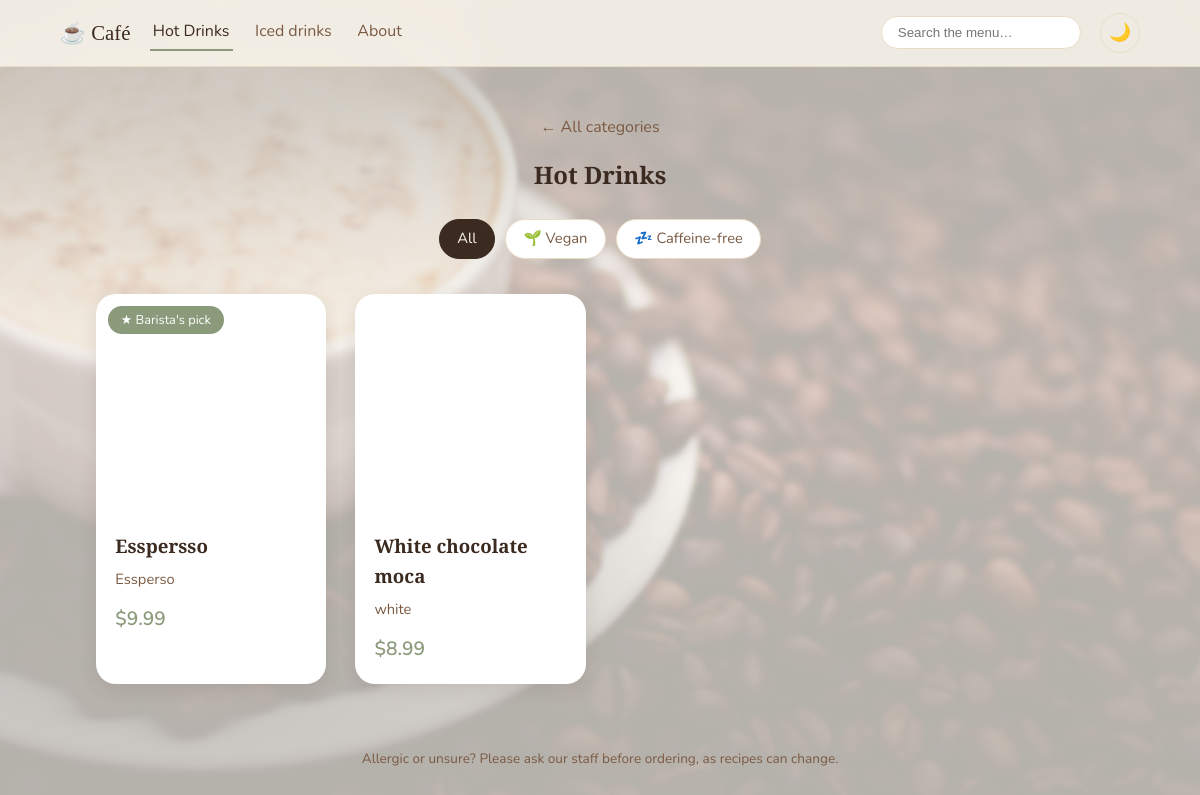
Before: /coffee/hot-drinks/ with the older database file.
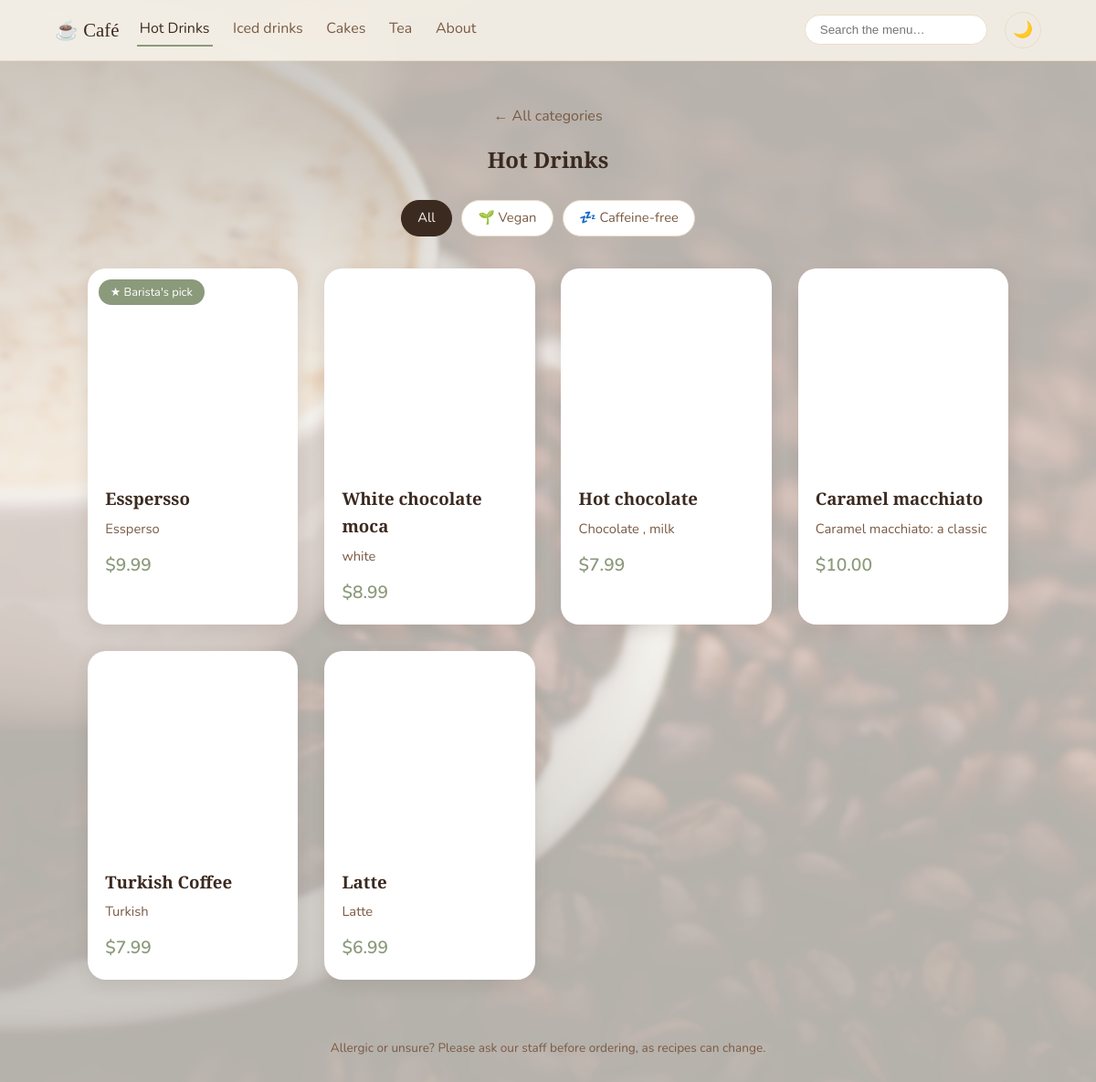
After: the same page with the newer database file.
### coffee/models.py (models this page shows, shortened)
class Category(models.Model):
    name = models.CharField(max_length=60)
    slug = models.SlugField(unique=True)
    description = models.CharField(max_length=140, blank=True)
    image = models.ImageField(upload_to="categories/")
    order = models.PositiveIntegerField(default=0)
    class Meta:
        ordering = ["order"]
        verbose_name_plural = "categories"
    def get_absolute_url(self):
        return reverse("category_detail", args=[self.slug])

class Product(models.Model):
    BADGES = [("", "None"), ("new", "New"), ("popular", "Popular"), ("seasonal", "Seasonal")]
    category = models.ForeignKey(Category, related_name="products", on_delete=models.CASCADE)
    name = models.CharField(max_length=100)
    ingredients = models.TextField(help_text="e.g. Espresso, steamed milk, foam")
    image = models.ImageField(upload_to="products/")
    price = models.DecimalField("Price (medium)", max_digits=6, decimal_places=2,
                                help_text="The regular price. For items without sizes, like cakes, this is the only price.")
    price_large = models.DecimalField("Price (large)", max_digits=6, decimal_places=2,
                                      null=True, blank=True,
                                      help_text="Leave empty if the item has no sizes")
    available = models.BooleanField(default=True, help_text="Untick when sold out; it will show greyed out")
    badge = models.CharField(max_length=10, choices=BADGES, blank=True)
    is_vegan = models.BooleanField("Vegan", default=False)
    is_caffeine_free = models.BooleanField("Caffeine-free", default=False)
    has_nuts = models.BooleanField("Contains nuts", default=False)
    has_dairy = models.BooleanField("Contains dairy", default=False)

### coffee/views.py (the view)
# urls.py: path("coffee/<slug:slug>/", views.category_detail, name="category_detail"),
def category_detail(request, slug):
    category = get_object_or_404(Category, slug=slug)
    products = category.products.all()
    active_diet = request.GET.get("diet")
    if active_diet in DIET_FILTERS:
        products = products.filter(**DIET_FILTERS[active_diet])
    else:
        active_diet = None
    products = products.order_by("-available", "id")      # sold-out items sink to the bottom
    pick, _ = todays_pick()
    return render(request, "coffee/category_detail.html", {
        "category": category,
        "products": products,
        "pick_id": pick.id if pick else None,
        "active_diet": active_diet,
    })

### coffee/context_processors.py (called while the page is built)
def nav_categories(request):
    return {"nav_categories": Category.objects.all()}

### coffee/views.py (called while the page is built)
def todays_pick():
    today = timezone.localdate()
    pick = DailyPick.objects.filter(date=today).select_related("product__category").first()
    if pick:
        return pick.product, pick.note
    products = list(Product.objects.filter(available=True)
                    .select_related("category").order_by("id"))
    if products:                       # fallback: rotate by date
        return products[today.toordinal() % len(products)], ""
    return None, ""

### coffee/templates/coffee/category_detail.html (shortened to what this page needs)
{% extends "coffee/base.html" %}
{% block content %}
<header class="page-header">
  <a class="back" href="{% url 'categories' %}">← All categories</a>
  <h2>{{ category.name }}</h2>
</header>
<div class="filters">
  <a class="chip-filter {% if not active_diet %}active{% endif %}" href="{% url 'category_detail' category.slug %}">All</a>
  <a class="chip-filter {% if active_diet == 'vegan' %}active{% endif %}" href="?diet=vegan">🌱 Vegan</a>
  <a class="chip-filter {% if active_diet == 'caffeine_free' %}active{% endif %}" href="?diet=caffeine_free">💤 Caffeine-free</a>
</div>
<div class="grid products">
  {% for p in products %}
    {% include "coffee/_product_card.html" %}
  {% empty %}
  <p class="empty">{% if active_diet %}Nothing matches this filter in {{ category.name }}.{% else %}Nothing here yet, check back soon.{% endif %}</p>
  {% endfor %}
</div>
<p class="allergy-note">Allergic or unsure? Please ask our staff before ordering, as recipes can change.</p>
{% endblock %}

### coffee/templates/coffee/base.html (shortened to what this page needs)
{% load static %}
<!DOCTYPE html>
<html lang="en">
<head>
  <link rel="stylesheet" href="{% static 'css/style.css' %}">
</head>
<body>
  {% if request.resolver_match.url_name != "welcome" %}
  <nav class="navbar">
    <a class="brand" href="{% url 'welcome' %}">☕ Café</a>
    <div class="nav-links">
      {% for c in nav_categories %}
      <a href="{% url 'category_detail' c.slug %}"
         class="{% if request.path == c.get_absolute_url %}active{% endif %}">{{ c.name }}</a>
      {% endfor %}
      <a href="{% url 'about' %}" class="{% if request.resolver_match.url_name == 'about' %}active{% endif %}">About</a>
    </div>
    <form class="search" action="{% url 'search' %}" method="get">
      <input type="search" name="q" placeholder="Search the menu…" value="{{ query|default:'' }}">
    </form>
    <button id="theme-toggle" aria-label="Toggle evening mode">🌙</button>
  </nav>
  {% else %}
  <button id="theme-toggle" class="floating" aria-label="Toggle evening mode">🌙</button>
  {% endif %}
  {% block content %}{% endblock %}
</body>
</html>

### coffee/templates/coffee/_product_card.html (shortened to what this page needs)
<article class="product-card {% if not p.available %}sold-out{% endif %}">
  {% if p.id == pick_id %}<span class="ribbon">★ Barista's pick</span>{% endif %}
  <div class="img-wrap">
    <img src="{{ p.image.url }}" alt="{{ p.name }}" loading="lazy" decoding="async">
  </div>
  <div class="info">
    <h3>{{ p.name }}</h3>
    <p class="ingredients">{{ p.ingredients }}</p>
    {% include "coffee/_prices.html" %}
  </div>
</article>

### coffee/templates/coffee/_prices.html
<div class="prices">
  {% if p.price_large %}
    <span class="size"><small>Medium</small>${{ p.price }}</span>
    <span class="size"><small>Large</small>${{ p.price_large }}</span>
  {% else %}
    <span class="price">${{ p.price }}</span>
  {% endif %}
</div>

### coffee/static/css/style.css (style rules this page uses)
:root { --cream: #faf5ec; --latte: #e9dcc7; --espresso: #3b2a20; --mocha: #7a5a43; --sage: #8a9a7b; --card: #ffffff; }
body { transition: background .4s, color .4s; }
.product-card { background: var(--card); }
.navbar { position: sticky; top: 0; z-index: 100; display: flex; align-items: center; gap: 1.2rem; padding: .8rem 5%; background: color-mix(in srgb, var(--cream) 85%, transparent); backdrop-filter: blur(10px); border-bottom: 1px solid var(--latte); }
.brand { font-family: "Playfair Display", serif; font-size: 1.3rem; }
.nav-links { display: flex; gap: 1.2rem; flex: 1; overflow-x: auto; white-space: nowrap; }
.nav-links a { padding: .3rem .2rem; border-bottom: 2px solid transparent; color: var(--mocha); }
.nav-links a:hover, .nav-links a.active { color: var(--espresso); border-color: var(--sage); }
.search input { padding: .5rem 1rem; border-radius: 999px; border: 1px solid var(--latte); background: var(--card); color: var(--espresso); width: 200px; transition: width .3s, box-shadow .3s; }
#theme-toggle { background: none; border: 1px solid var(--latte); border-radius: 50%; width: 40px; height: 40px; cursor: pointer; font-size: 1.1rem; }
* { box-sizing: border-box; margin: 0; padding: 0; }
body { font-family: "Nunito", sans-serif; background: var(--cream); color: var(--espresso); line-height: 1.6; }
h1, h2, h3 { font-family: "Playfair Display", serif; }
a { text-decoration: none; color: inherit; }
.page-header { text-align: center; padding: 3rem 1rem 1.5rem; }
.page-header .back { display: block; margin-bottom: 1rem; color: var(--mocha); }
.grid { display: grid; gap: 1.8rem; padding: 1rem 8% 4rem; grid-template-columns: repeat(auto-fit, minmax(260px, 1fr)); }
.product-card { background: #fff; border-radius: 20px; overflow: hidden; box-shadow: 0 6px 18px rgba(59,42,32,.1); transition: transform .3s; }
.product-card img { width: 100%; height: 210px; object-fit: cover; }
.info { padding: 1.2rem; }
.ingredients { color: var(--mocha); font-size: .92rem; margin: .4rem 0 .8rem; }
.price { font-weight: 600; color: var(--sage); font-size: 1.2rem; }
body::before { content: ""; position: fixed; inset: -20px; z-index: -1; background: url("../img/hero.jpg") center / cover no-repeat; filter: blur(2px) saturate(.9); opacity: .30; transition: opacity .4s; }
.product-card { position: relative; }
.ribbon { position: absolute; top: 12px; left: 12px; z-index: 1; background: var(--sage); color: #fff; padding: .25rem .8rem; border-radius: 999px; font-size: .8rem; }
.grid.products { grid-template-columns: repeat(4, 1fr); }
.prices { display: flex; flex-wrap: wrap; gap: 1.2rem; align-items: flex-end; }
.img-wrap { position: relative; }
.filters { display: flex; flex-wrap: wrap; justify-content: center; gap: .6rem; padding: 0 1rem 1.2rem; }
.chip-filter { padding: .45rem 1.1rem; border-radius: 999px; font-size: .92rem; border: 1px solid var(--latte); background: var(--card); color: var(--mocha); transition: all .3s; }
.chip-filter.active { background: var(--espresso); color: var(--cream); border-color: var(--espresso); }
.allergy-note { text-align: center; color: var(--mocha); font-size: .85rem; padding: 0 1rem 3rem; }

Changed rows visible on the page:
added Category: name "Cakes"
added Category: name "Tea"
added Product: image (picture), name "Hot chocolate", ingredients "Chocolate , milk", price "7.99"
added Product: image (picture), name "Caramel macchiato", ingredients "Caramel macchiato: a classic", price "10.00"
added Product: image (picture), name "Turkish Coffee", ingredients "Turkish", price "7.99"
added Product: image (picture), name "Latte", ingredients "Latte", price "6.99"
